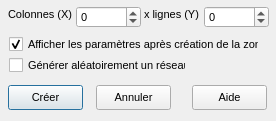
<?xml version="1.0" encoding="UTF-8"?>
<ui version="4.0">
 <comment>GÉNÉRÉ par tools/dfm2ui.py depuis src/f_dimzone.dfm : ne pas modifier à la main avant la fin du portage de la fiche</comment>
 <class>frmDimensionsZone</class>
 <widget class="QDialog" name="frmDimensionsZone">
  <property name="geometry">
   <rect>
    <x>375</x>
    <y>325</y>
    <width>276</width>
    <height>121</height>
   </rect>
  </property>
  <property name="windowTitle">
   <string>Dimensions de la zone</string>
  </property>
  <property name="vclFontHeight" stdset="0">
   <number>-11</number>
  </property>
  <property name="font">
   <font>
    <family>MS Sans Serif</family>
    <pointsize>8</pointsize>
    <bold>false</bold>
    <italic>false</italic>
    <underline>false</underline>
    <strikeout>false</strikeout>
   </font>
  </property>
  <property name="vclHelpContext" stdset="0">
   <number>3111</number>
  </property>
  <property name="vclActiveControl" stdset="0">
   <string notr="true">CSpinEditNbX</string>
  </property>
  <property name="vclBorderIcons" stdset="0">
   <string notr="true" />
  </property>
  <property name="vclBorderStyle" stdset="0">
   <string notr="true">bsDialog</string>
  </property>
  <property name="vclColor" stdset="0">
   <string notr="true">clBtnFace</string>
  </property>
  <property name="vclKeyPreview" stdset="0">
   <bool>true</bool>
  </property>
  <property name="vclPosition" stdset="0">
   <string notr="true">poScreenCenter</string>
  </property>
  <property name="vclTextHeight" stdset="0">
   <number>13</number>
  </property>
  <widget class="TLabel" name="Label1">
   <property name="text">
    <string>Colonnes (X) :</string>
   </property>
   <property name="alignment">
    <set>Qt::AlignLeft|Qt::AlignTop</set>
   </property>
   <property name="geometry">
    <rect>
     <x>8</x>
     <y>8</y>
     <width>66</width>
     <height>13</height>
    </rect>
   </property>
  </widget>
  <widget class="TLabel" name="Label2">
   <property name="text">
    <string>x lignes (Y) :</string>
   </property>
   <property name="alignment">
    <set>Qt::AlignLeft|Qt::AlignTop</set>
   </property>
   <property name="geometry">
    <rect>
     <x>144</x>
     <y>8</y>
     <width>57</width>
     <height>13</height>
    </rect>
   </property>
  </widget>
  <widget class="TCSpinEdit" name="CSpinEditNbX">
   <property name="minimum">
    <number>-2147483647</number>
   </property>
   <property name="maximum">
    <number>2147483647</number>
   </property>
   <property name="value">
    <number>0</number>
   </property>
   <property name="vclMinValue" stdset="0">
    <number>0</number>
   </property>
   <property name="vclMaxValue" stdset="0">
    <number>0</number>
   </property>
   <property name="geometry">
    <rect>
     <x>76</x>
     <y>6</y>
     <width>65</width>
     <height>22</height>
    </rect>
   </property>
   <property name="vclTag" stdset="0">
    <number>1</number>
   </property>
   <property name="vclTabOrder" stdset="0">
    <number>0</number>
   </property>
  </widget>
  <widget class="TCSpinEdit" name="CSpinEditNbY">
   <property name="minimum">
    <number>-2147483647</number>
   </property>
   <property name="maximum">
    <number>2147483647</number>
   </property>
   <property name="value">
    <number>0</number>
   </property>
   <property name="vclMinValue" stdset="0">
    <number>0</number>
   </property>
   <property name="vclMaxValue" stdset="0">
    <number>0</number>
   </property>
   <property name="geometry">
    <rect>
     <x>204</x>
     <y>6</y>
     <width>65</width>
     <height>22</height>
    </rect>
   </property>
   <property name="vclTabOrder" stdset="0">
    <number>1</number>
   </property>
  </widget>
  <widget class="TButton" name="ButtonCreer">
   <property name="text">
    <string>Créer</string>
   </property>
   <property name="default">
    <bool>true</bool>
   </property>
   <property name="autoDefault">
    <bool>false</bool>
   </property>
   <property name="geometry">
    <rect>
     <x>8</x>
     <y>85</y>
     <width>75</width>
     <height>25</height>
    </rect>
   </property>
   <property name="vclTabOrder" stdset="0">
    <number>2</number>
   </property>
  </widget>
  <widget class="TButton" name="ButtonAnnuler">
   <property name="text">
    <string>Annuler</string>
   </property>
   <property name="autoDefault">
    <bool>false</bool>
   </property>
   <property name="geometry">
    <rect>
     <x>96</x>
     <y>85</y>
     <width>75</width>
     <height>25</height>
    </rect>
   </property>
   <property name="vclCancel" stdset="0">
    <bool>true</bool>
   </property>
   <property name="vclModalResult" stdset="0">
    <number>2</number>
   </property>
   <property name="vclTabOrder" stdset="0">
    <number>3</number>
   </property>
  </widget>
  <widget class="TButton" name="ButtonAide">
   <property name="text">
    <string>Aide</string>
   </property>
   <property name="autoDefault">
    <bool>false</bool>
   </property>
   <property name="geometry">
    <rect>
     <x>192</x>
     <y>85</y>
     <width>75</width>
     <height>25</height>
    </rect>
   </property>
   <property name="vclCancel" stdset="0">
    <bool>true</bool>
   </property>
   <property name="vclTabOrder" stdset="0">
    <number>4</number>
   </property>
  </widget>
  <widget class="TCheckBox" name="CheckBoxAfficherParametres">
   <property name="text">
    <string>Afficher les paramètres après création de la zone</string>
   </property>
   <property name="checked">
    <bool>true</bool>
   </property>
   <property name="geometry">
    <rect>
     <x>9</x>
     <y>36</y>
     <width>250</width>
     <height>17</height>
    </rect>
   </property>
   <property name="vclTabOrder" stdset="0">
    <number>5</number>
   </property>
  </widget>
  <widget class="TCheckBox" name="CheckBoxGenererReseau">
   <property name="text">
    <string>Générer aléatoirement un réseau</string>
   </property>
   <property name="geometry">
    <rect>
     <x>9</x>
     <y>57</y>
     <width>177</width>
     <height>17</height>
    </rect>
   </property>
   <property name="vclTabOrder" stdset="0">
    <number>6</number>
   </property>
  </widget>
 </widget>
 <tabstops>
  <tabstop>CSpinEditNbX</tabstop>
  <tabstop>CSpinEditNbY</tabstop>
  <tabstop>ButtonCreer</tabstop>
  <tabstop>ButtonAnnuler</tabstop>
  <tabstop>ButtonAide</tabstop>
  <tabstop>CheckBoxAfficherParametres</tabstop>
  <tabstop>CheckBoxGenererReseau</tabstop>
 </tabstops>
 <customwidgets>
  <customwidget>
   <class>TLabel</class>
   <extends>QLabel</extends>
   <header>vcl/controles.h</header>
  </customwidget>
  <customwidget>
   <class>TCSpinEdit</class>
   <extends>QSpinBox</extends>
   <header>vcl/controles.h</header>
  </customwidget>
  <customwidget>
   <class>TButton</class>
   <extends>QPushButton</extends>
   <header>vcl/controles.h</header>
  </customwidget>
  <customwidget>
   <class>TCheckBox</class>
   <extends>QCheckBox</extends>
   <header>vcl/controles.h</header>
  </customwidget>
 </customwidgets>
 <resources>
  <include location="../ressources/images.qrc" />
 </resources>
 <connections />
</ui>
